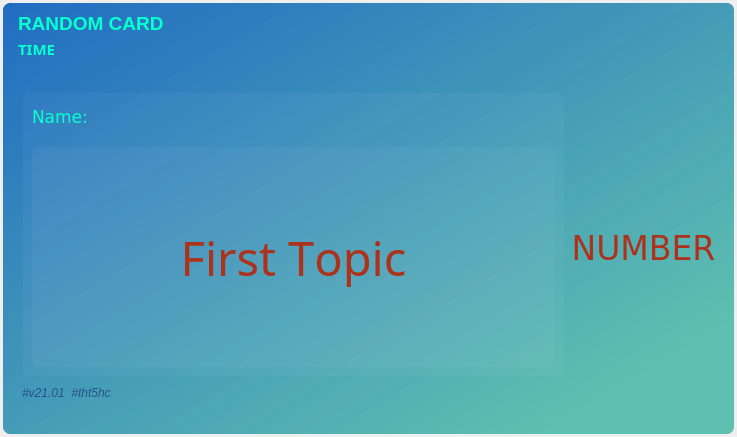
<?xml version="1.0" encoding="UTF-8"?>
<ui version="4.0">
 <class>MainWindow</class>
 <widget class="QMainWindow" name="MainWindow">
  <property name="enabled">
   <bool>true</bool>
  </property>
  <property name="geometry">
   <rect>
    <x>0</x>
    <y>0</y>
    <width>737</width>
    <height>437</height>
   </rect>
  </property>
  <property name="maximumSize">
   <size>
    <width>16777215</width>
    <height>16777215</height>
   </size>
  </property>
  <property name="windowTitle">
   <string>MainWindow</string>
  </property>
  <widget class="QWidget" name="centralwidget">
   <layout class="QVBoxLayout" name="verticalLayout_2">
    <property name="spacing">
     <number>0</number>
    </property>
    <property name="leftMargin">
     <number>3</number>
    </property>
    <property name="topMargin">
     <number>3</number>
    </property>
    <property name="rightMargin">
     <number>3</number>
    </property>
    <property name="bottomMargin">
     <number>3</number>
    </property>
    <item>
     <widget class="QFrame" name="Main_frame">
      <property name="styleSheet">
       <string notr="true">background-color: qlineargradient(spread:pad, x1:0, y1:0, x2:1, y2:1, stop:0 rgba(33, 108, 194, 255), stop:0.86828 rgba(59, 180, 160, 205));border-radius:7px;

</string>
      </property>
      <property name="frameShape">
       <enum>QFrame::NoFrame</enum>
      </property>
      <property name="frameShadow">
       <enum>QFrame::Raised</enum>
      </property>
      <layout class="QVBoxLayout" name="verticalLayout">
       <property name="spacing">
        <number>0</number>
       </property>
       <property name="leftMargin">
        <number>0</number>
       </property>
       <property name="topMargin">
        <number>0</number>
       </property>
       <property name="rightMargin">
        <number>0</number>
       </property>
       <property name="bottomMargin">
        <number>0</number>
       </property>
       <item>
        <widget class="QFrame" name="title_bar">
         <property name="sizePolicy">
          <sizepolicy hsizetype="Expanding" vsizetype="Expanding">
           <horstretch>0</horstretch>
           <verstretch>0</verstretch>
          </sizepolicy>
         </property>
         <property name="minimumSize">
          <size>
           <width>0</width>
           <height>60</height>
          </size>
         </property>
         <property name="maximumSize">
          <size>
           <width>16777215</width>
           <height>50</height>
          </size>
         </property>
         <property name="font">
          <font>
           <family>Arial Black</family>
           <bold>true</bold>
          </font>
         </property>
         <property name="layoutDirection">
          <enum>Qt::LeftToRight</enum>
         </property>
         <property name="autoFillBackground">
          <bool>false</bool>
         </property>
         <property name="styleSheet">
          <string notr="true">background-color:none;</string>
         </property>
         <property name="frameShape">
          <enum>QFrame::NoFrame</enum>
         </property>
         <property name="frameShadow">
          <enum>QFrame::Raised</enum>
         </property>
         <layout class="QHBoxLayout" name="horizontalLayout">
          <property name="spacing">
           <number>10</number>
          </property>
          <property name="leftMargin">
           <number>5</number>
          </property>
          <property name="topMargin">
           <number>0</number>
          </property>
          <item>
           <widget class="QFrame" name="frame_title">
            <property name="styleSheet">
             <string notr="true">border:none;</string>
            </property>
            <property name="frameShape">
             <enum>QFrame::StyledPanel</enum>
            </property>
            <property name="frameShadow">
             <enum>QFrame::Raised</enum>
            </property>
            <layout class="QHBoxLayout" name="horizontalLayout_7">
             <property name="spacing">
              <number>0</number>
             </property>
             <property name="leftMargin">
              <number>0</number>
             </property>
             <property name="topMargin">
              <number>0</number>
             </property>
             <property name="rightMargin">
              <number>0</number>
             </property>
             <property name="bottomMargin">
              <number>0</number>
             </property>
             <item>
              <widget class="QFrame" name="frame_intro">
               <property name="layoutDirection">
                <enum>Qt::LeftToRight</enum>
               </property>
               <property name="frameShape">
                <enum>QFrame::StyledPanel</enum>
               </property>
               <property name="frameShadow">
                <enum>QFrame::Raised</enum>
               </property>
               <layout class="QVBoxLayout" name="verticalLayout_8">
                <property name="spacing">
                 <number>6</number>
                </property>
                <property name="leftMargin">
                 <number>10</number>
                </property>
                <property name="topMargin">
                 <number>5</number>
                </property>
                <property name="rightMargin">
                 <number>0</number>
                </property>
                <property name="bottomMargin">
                 <number>0</number>
                </property>
                <item>
                 <widget class="QLabel" name="label_title">
                  <property name="minimumSize">
                   <size>
                    <width>0</width>
                    <height>0</height>
                   </size>
                  </property>
                  <property name="font">
                   <font>
                    <family>Tahoma</family>
                    <pointsize>14</pointsize>
                    <bold>true</bold>
                   </font>
                  </property>
                  <property name="styleSheet">
                   <string notr="true">QLabel{
color: rgb(8, 255, 206);
}
QLabel:hover{
color: rgba(8, 255, 206,150);
}

</string>
                  </property>
                  <property name="text">
                   <string>RANDOM CARD</string>
                  </property>
                  <property name="alignment">
                   <set>Qt::AlignLeading|Qt::AlignLeft|Qt::AlignVCenter</set>
                  </property>
                 </widget>
                </item>
                <item>
                 <widget class="QLabel" name="label_time">
                  <property name="minimumSize">
                   <size>
                    <width>0</width>
                    <height>0</height>
                   </size>
                  </property>
                  <property name="maximumSize">
                   <size>
                    <width>300</width>
                    <height>16777215</height>
                   </size>
                  </property>
                  <property name="font">
                   <font>
                    <family>Microsoft JhengHei</family>
                    <pointsize>11</pointsize>
                    <bold>true</bold>
                   </font>
                  </property>
                  <property name="styleSheet">
                   <string notr="true">QLabel{
color: rgb(8, 255, 206);
}
QLabel:hover{
color: rgba(8, 255, 206,150);
}

</string>
                  </property>
                  <property name="text">
                   <string>TIME</string>
                  </property>
                  <property name="alignment">
                   <set>Qt::AlignLeading|Qt::AlignLeft|Qt::AlignVCenter</set>
                  </property>
                 </widget>
                </item>
               </layout>
              </widget>
             </item>
             <item>
              <widget class="QFrame" name="rightButtons">
               <property name="minimumSize">
                <size>
                 <width>0</width>
                 <height>28</height>
                </size>
               </property>
               <property name="maximumSize">
                <size>
                 <width>130</width>
                 <height>16777215</height>
                </size>
               </property>
               <property name="layoutDirection">
                <enum>Qt::LeftToRight</enum>
               </property>
               <property name="styleSheet">
                <string notr="true">/* Top Buttons */
#rightButtons .QPushButton { background-color: rgba(255, 255, 255, 0); border: none;  border-radius: 5px; }
#rightButtons .QPushButton:hover { background-color: rgb(44, 49, 57); border-style: solid; border-radius: 4px; }
#rightButtons .QPushButton:pressed { background-color: rgb(235, 245, 225); border-style: solid; border-radius: 4px; }</string>
               </property>
               <property name="frameShape">
                <enum>QFrame::NoFrame</enum>
               </property>
               <property name="frameShadow">
                <enum>QFrame::Raised</enum>
               </property>
               <layout class="QHBoxLayout" name="horizontalLayout_13">
                <property name="spacing">
                 <number>5</number>
                </property>
                <property name="leftMargin">
                 <number>0</number>
                </property>
                <property name="topMargin">
                 <number>0</number>
                </property>
                <property name="rightMargin">
                 <number>0</number>
                </property>
                <property name="bottomMargin">
                 <number>0</number>
                </property>
                <item>
                 <widget class="QPushButton" name="settingsTopBtn">
                  <property name="minimumSize">
                   <size>
                    <width>28</width>
                    <height>28</height>
                   </size>
                  </property>
                  <property name="maximumSize">
                   <size>
                    <width>28</width>
                    <height>28</height>
                   </size>
                  </property>
                  <property name="cursor">
                   <cursorShape>PointingHandCursor</cursorShape>
                  </property>
                  <property name="toolTip">
                   <string>Settings</string>
                  </property>
                  <property name="text">
                   <string/>
                  </property>
                  <property name="icon">
                   <iconset>
                    <normaloff>images/icon_settings.png</normaloff>images/icon_settings.png</iconset>
                  </property>
                  <property name="iconSize">
                   <size>
                    <width>20</width>
                    <height>20</height>
                   </size>
                  </property>
                 </widget>
                </item>
                <item>
                 <widget class="QPushButton" name="minimizeAppBtn">
                  <property name="minimumSize">
                   <size>
                    <width>28</width>
                    <height>28</height>
                   </size>
                  </property>
                  <property name="maximumSize">
                   <size>
                    <width>28</width>
                    <height>28</height>
                   </size>
                  </property>
                  <property name="cursor">
                   <cursorShape>PointingHandCursor</cursorShape>
                  </property>
                  <property name="toolTip">
                   <string>Minimize</string>
                  </property>
                  <property name="text">
                   <string/>
                  </property>
                  <property name="icon">
                   <iconset>
                    <normaloff>images/icon_minimize.png</normaloff>images/icon_minimize.png</iconset>
                  </property>
                  <property name="iconSize">
                   <size>
                    <width>20</width>
                    <height>20</height>
                   </size>
                  </property>
                 </widget>
                </item>
                <item>
                 <widget class="QPushButton" name="closeAppBtn">
                  <property name="minimumSize">
                   <size>
                    <width>28</width>
                    <height>28</height>
                   </size>
                  </property>
                  <property name="maximumSize">
                   <size>
                    <width>28</width>
                    <height>28</height>
                   </size>
                  </property>
                  <property name="cursor">
                   <cursorShape>PointingHandCursor</cursorShape>
                  </property>
                  <property name="toolTip">
                   <string>Close</string>
                  </property>
                  <property name="text">
                   <string/>
                  </property>
                  <property name="icon">
                   <iconset>
                    <normaloff>images/icon_close.png</normaloff>images/icon_close.png</iconset>
                  </property>
                  <property name="iconSize">
                   <size>
                    <width>20</width>
                    <height>20</height>
                   </size>
                  </property>
                 </widget>
                </item>
               </layout>
              </widget>
             </item>
            </layout>
           </widget>
          </item>
         </layout>
        </widget>
       </item>
       <item>
        <widget class="QFrame" name="frame">
         <property name="styleSheet">
          <string notr="true">background-color: none</string>
         </property>
         <property name="frameShape">
          <enum>QFrame::StyledPanel</enum>
         </property>
         <property name="frameShadow">
          <enum>QFrame::Raised</enum>
         </property>
         <widget class="QFrame" name="card_1">
          <property name="geometry">
           <rect>
            <x>20</x>
            <y>30</y>
            <width>541</width>
            <height>283</height>
           </rect>
          </property>
          <property name="autoFillBackground">
           <bool>false</bool>
          </property>
          <property name="styleSheet">
           <string notr="true">background-color: rgba(255, 225, 255, 10);</string>
          </property>
          <property name="frameShape">
           <enum>QFrame::StyledPanel</enum>
          </property>
          <property name="frameShadow">
           <enum>QFrame::Raised</enum>
          </property>
          <layout class="QVBoxLayout" name="verticalLayout_3">
           <property name="spacing">
            <number>15</number>
           </property>
           <item>
            <widget class="QLabel" name="label_card_2">
             <property name="minimumSize">
              <size>
               <width>0</width>
               <height>0</height>
              </size>
             </property>
             <property name="font">
              <font>
               <family>Verdana</family>
               <pointsize>13</pointsize>
               <bold>false</bold>
              </font>
             </property>
             <property name="styleSheet">
              <string notr="true">QLabel{
color: rgb(8, 255, 206);
background-color: none;
}</string>
             </property>
             <property name="text">
              <string>Name:</string>
             </property>
             <property name="alignment">
              <set>Qt::AlignLeading|Qt::AlignLeft|Qt::AlignVCenter</set>
             </property>
            </widget>
           </item>
           <item>
            <widget class="QFrame" name="card_bg">
             <property name="minimumSize">
              <size>
               <width>0</width>
               <height>220</height>
              </size>
             </property>
             <property name="autoFillBackground">
              <bool>false</bool>
             </property>
             <property name="styleSheet">
              <string notr="true">border-image : url(5.png);border : 2px</string>
             </property>
             <property name="frameShape">
              <enum>QFrame::StyledPanel</enum>
             </property>
             <property name="frameShadow">
              <enum>QFrame::Raised</enum>
             </property>
             <layout class="QVBoxLayout" name="verticalLayout_4">
              <property name="spacing">
               <number>5</number>
              </property>
              <property name="leftMargin">
               <number>5</number>
              </property>
              <property name="topMargin">
               <number>5</number>
              </property>
              <property name="rightMargin">
               <number>5</number>
              </property>
              <property name="bottomMargin">
               <number>5</number>
              </property>
              <item>
               <widget class="QLabel" name="label_card_1">
                <property name="minimumSize">
                 <size>
                  <width>0</width>
                  <height>0</height>
                 </size>
                </property>
                <property name="font">
                 <font>
                  <family>News701 BT</family>
                  <pointsize>35</pointsize>
                  <bold>false</bold>
                  <stylestrategy>PreferDefault</stylestrategy>
                  <kerning>false</kerning>
                 </font>
                </property>
                <property name="styleSheet">
                 <string notr="true">background:none;
color: rgb(173, 50, 28);</string>
                </property>
                <property name="text">
                 <string notr="true">First Topic</string>
                </property>
                <property name="textFormat">
                 <enum>Qt::AutoText</enum>
                </property>
                <property name="scaledContents">
                 <bool>false</bool>
                </property>
                <property name="alignment">
                 <set>Qt::AlignCenter</set>
                </property>
                <property name="wordWrap">
                 <bool>true</bool>
                </property>
               </widget>
              </item>
             </layout>
            </widget>
           </item>
          </layout>
         </widget>
         <widget class="QFrame" name="frame_credit">
          <property name="geometry">
           <rect>
            <x>10</x>
            <y>320</y>
            <width>521</width>
            <height>20</height>
           </rect>
          </property>
          <property name="maximumSize">
           <size>
            <width>16777215</width>
            <height>20</height>
           </size>
          </property>
          <property name="frameShape">
           <enum>QFrame::StyledPanel</enum>
          </property>
          <property name="frameShadow">
           <enum>QFrame::Raised</enum>
          </property>
          <layout class="QHBoxLayout" name="horizontalLayout_3">
           <property name="spacing">
            <number>0</number>
           </property>
           <property name="leftMargin">
            <number>9</number>
           </property>
           <property name="topMargin">
            <number>0</number>
           </property>
           <property name="rightMargin">
            <number>9</number>
           </property>
           <property name="bottomMargin">
            <number>0</number>
           </property>
           <item>
            <widget class="QLabel" name="label_credit">
             <property name="minimumSize">
              <size>
               <width>0</width>
               <height>0</height>
              </size>
             </property>
             <property name="maximumSize">
              <size>
               <width>150</width>
               <height>16777215</height>
              </size>
             </property>
             <property name="font">
              <font>
               <family>Tahoma</family>
               <pointsize>9</pointsize>
               <italic>true</italic>
               <bold>false</bold>
              </font>
             </property>
             <property name="styleSheet">
              <string notr="true">color: rgba(7, 0, 86, 120);</string>
             </property>
             <property name="text">
              <string>#v21.01  #tht5hc </string>
             </property>
             <property name="alignment">
              <set>Qt::AlignLeading|Qt::AlignLeft|Qt::AlignVCenter</set>
             </property>
             <property name="margin">
              <number>5</number>
             </property>
            </widget>
           </item>
           <item>
            <widget class="QLabel" name="label">
             <property name="styleSheet">
              <string notr="true">color: rgb(255,54,18);</string>
             </property>
             <property name="text">
              <string/>
             </property>
            </widget>
           </item>
          </layout>
         </widget>
         <widget class="QLabel" name="label_number">
          <property name="geometry">
           <rect>
            <x>560</x>
            <y>140</y>
            <width>161</width>
            <height>91</height>
           </rect>
          </property>
          <property name="minimumSize">
           <size>
            <width>0</width>
            <height>0</height>
           </size>
          </property>
          <property name="font">
           <font>
            <family>Verdana</family>
            <pointsize>25</pointsize>
            <bold>false</bold>
           </font>
          </property>
          <property name="styleSheet">
           <string notr="true">QLabel{
color: rgb(173, 50, 28);
background-color: none;
}</string>
          </property>
          <property name="text">
           <string>NUMBER</string>
          </property>
          <property name="alignment">
           <set>Qt::AlignCenter</set>
          </property>
         </widget>
        </widget>
       </item>
      </layout>
     </widget>
    </item>
   </layout>
  </widget>
 </widget>
 <resources/>
 <connections/>
</ui>
